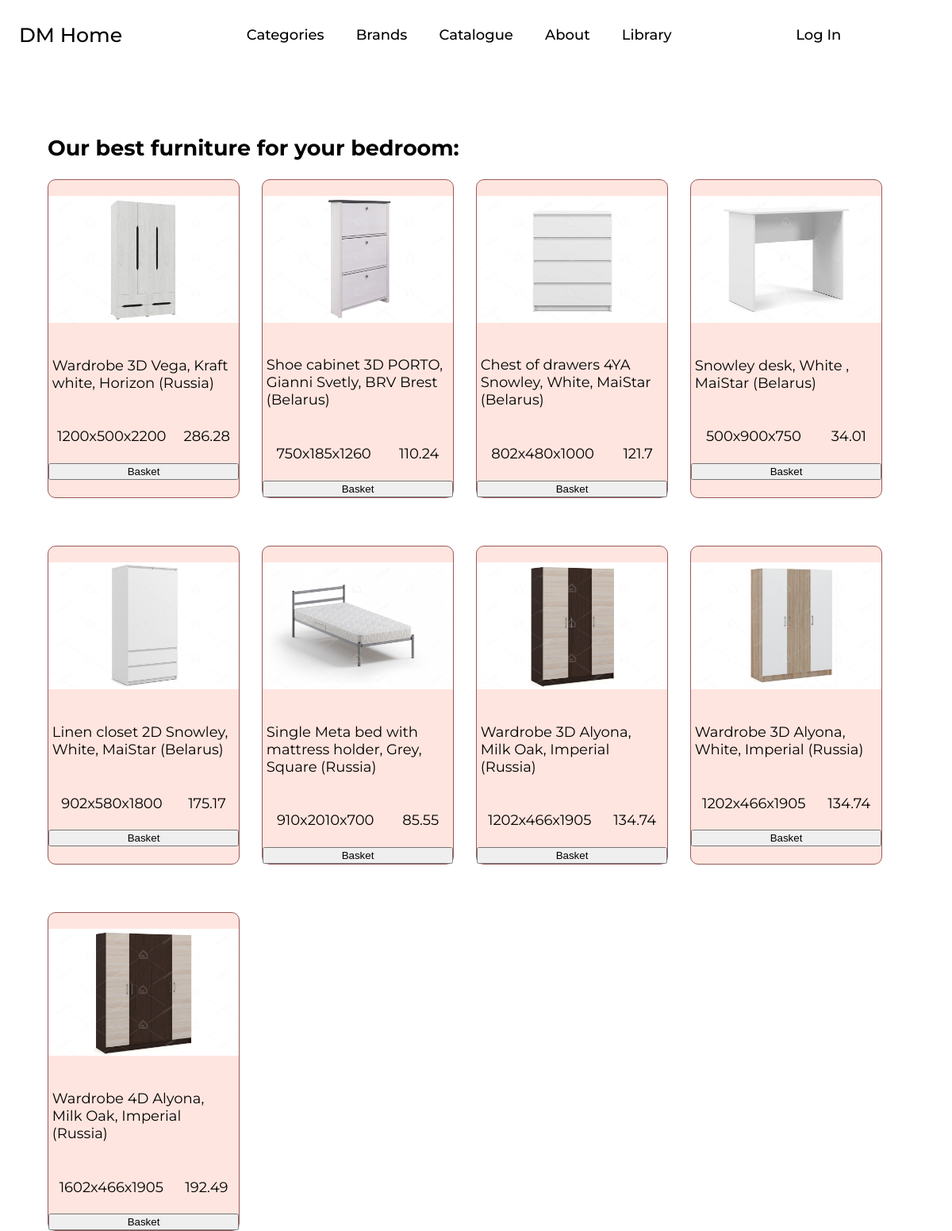
/bedroom.php, run on the app's committed database.
### tables this page shows
CREATE TABLE `items` (
  `Item_ID` int NOT NULL,
  `Item_Name` varchar(255) NOT NULL,
  `Item_Desc` varchar(255) NOT NULL,
  `Item_Image` blob,
  `Item_Price` double NOT NULL,
  `Item_Category` varchar(45) NOT NULL,
  `Item_Size` varchar(45) NOT NULL,
  `Country` varchar(45) NOT NULL,
  PRIMARY KEY (`Item_ID`)
);

### bedroom.php (the view, shortened to what this page needs)
<?php
    require_once 'php/connect.php';
    $q = mysqli_query($connect, "SELECT * FROM ITEMS WHERE Item_Category = 'bedroom';");
    $items = array();
    while($row=mysqli_fetch_array($q)){
        $items[] = $row;
    }
?>
<!DOCTYPE html>
<html lang="en">
<head>
    <link rel="stylesheet" href="css/bedroom.css">
    <link rel="stylesheet" href="css/mainfont.css">
</head>
<body>
    <?php include('header.php'); ?>
    <div class="main">
        <div class="intro">
            <h2>Our best furniture for your bedroom: </h2>
        </div>
        <div class="content">
            <?php
                for ($x = 0; $x < sizeof($items); $x++) {
                echo "
                    <form action=\"bedroom.php?action=add&code=$x\" method=\"post\">
                    <div class=\"card\" id = \"" . $x . "\">
                        <img class=\"item_img\" src=\"" . $items[$x]['Item_Image'] . "\" alt=\"item_img\">
                        <p class=\"item_name\">" . $items[$x]['Item_Name'] . "</p>
                        <div class=\"info\">
                            <p class=\"item_size\">" . $items[$x]['Item_Size'] . "</p>
                            <p class=\"item_price\">" . $items[$x]['Item_Price']. "</p>
                        </div>
                        <button class=\"tobasket\" type=\"submit\" value=\"" . $x . "\">Basket</button>
                    </div>
                    </form>
                ";
                }
            ?>
        </div>
    </div>
</body>
</html>

### header.php (shortened to what this page needs)
<!DOCTYPE html>
<html lang="en">
<head>
    <link rel="stylesheet" href="css/header.css">
</head>
<body>
<div class = "header">
        <a href="index.php" style="font-size: 1.4em">DM Home</a>
        <div class="menu">
            <a href="categories.php">Categories</a>
            <a href="brands.html">Brands</a>
            <a href="catalogue.php">Catalogue</a>
            <a href="about.php">About</a>
            <a href="library.html">Library</a>
        </div>
        <div class="headerbtns">
            <?php
                if(array_key_exists('user', $_SESSION)){
                    echo "<a href=\"Basket.php\">Basket</a>";
                    echo "<a href=\"logout.php\">Log Out</a>";
                }
                else{
                    echo "<a href=\"login.html\">Log In</a>";
                }
            ?>
        </div>
    </div>
</body>
</html>

### css/bedroom.css (style rules this page uses)
body { margin: 0; padding: 0; font-size: 18px; }
.header { display: flex; height: 5vh; justify-content: space-between; align-items: center; margin: 2%; }
.header a { text-decoration: none; color: black; font-weight: 500; }
.header .menu { width: 50%; display: flex; justify-content: space-around; align-items: center; }
.header .headerbtns { display: flex; width: 15%; flex-direction: row; justify-content: space-between; }
.main { padding: 5%; display: flex; flex-direction: column; justify-content: center; }
.main .content { display: grid; grid-template-columns: 1fr 1fr 1fr 1fr; width: 100%; row-gap: 5%; }
.item_img { width: 100%; height: 50%; object-fit: contain; }
.card { width: 20vw; height: 50vh; border: 1px solid #995959; border-radius: 10px; background-color: #ffe5df; display: flex; flex-direction: column; }
.card p { padding: 2%; }
.card .info { display: flex; flex-direction: row; justify-content: space-around; }

### css/header.css (style rules this page uses)
body { margin: 0; padding: 0; font-size: 18px; }
.header { display: flex; height: 5vh; justify-content: space-between; align-items: center; margin: 2%; }
.header a { text-decoration: none; color: black; font-weight: 500; }
.header .menu { width: 50%; display: flex; justify-content: space-around; align-items: center; }
.header .headerbtns { display: flex; width: 15%; flex-direction: row; justify-content: space-between; }

### data on the page
items: Item_Image (picture), Item_Name "Wardrobe 3D Vega, Kraft white, Horizon (Russia)", Item_Size "1200x500x2200", Item_Price "286.28"
items: Item_Image (picture), Item_Name "Shoe cabinet 3D PORTO, Gianni Svetly, BRV Brest (Belarus)", Item_Size "750x185x1260", Item_Price "110.24"
items: Item_Image (picture), Item_Name "Chest of drawers 4YA Snowley, White, MaiStar (Belarus)", Item_Size "802x480x1000", Item_Price "121.7"
items: Item_Image (picture), Item_Name "Snowley desk, White , MaiStar (Belarus)", Item_Size "500x900x750", Item_Price "34.01"
items: Item_Image (picture), Item_Name "Linen closet 2D Snowley, White, MaiStar (Belarus)", Item_Size "902x580x1800", Item_Price "175.17"
items: Item_Image (picture), Item_Name "Single Meta bed with mattress holder, Grey, Square (Russia)", Item_Size "910x2010x700", Item_Price "85.55"
items: Item_Image (picture), Item_Name "Wardrobe 3D Alyona, Milk Oak, Imperial (Russia)", Item_Size "1202x466x1905", Item_Price "134.74"
items: Item_Image (picture), Item_Name "Wardrobe 3D Alyona, White, Imperial (Russia)", Item_Size "1202x466x1905", Item_Price "134.74"
items: Item_Image (picture), Item_Name "Wardrobe 4D Alyona, Milk Oak, Imperial (Russia)", Item_Size "1602x466x1905", Item_Price "192.49"
